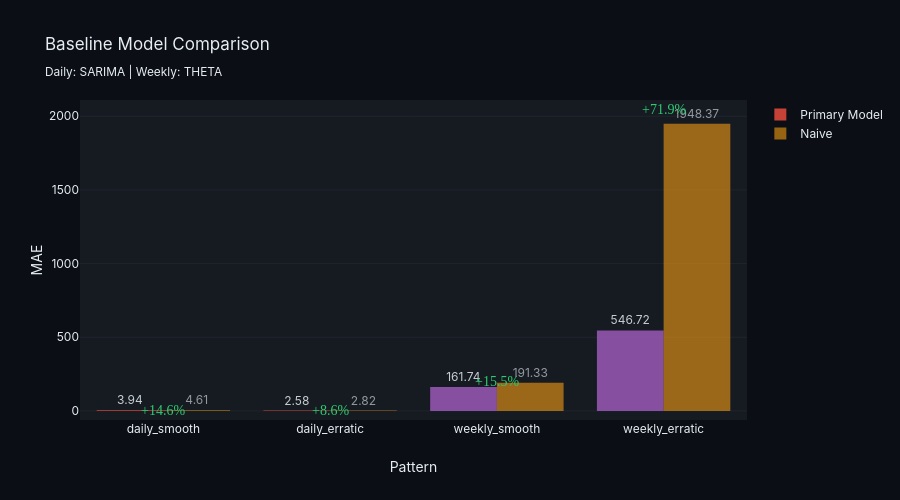

Source (notebook cell):
### Markdown cell above
## Summary

### Code cell
results = [
    result_daily_smooth,
    result_daily_erratic,
    result_weekly_smooth,
    result_weekly_erratic,
]

summary_df = pd.DataFrame(results)

print("=" * 70)
print("BASELINE SUMMARY")
print("=" * 70)
print(
    summary_df[
        [
            "pattern",
            "model_type",
            "test_weeks",
            "test_size",
            "mae_primary",
            "mae_naive",
            "improvement_pct",
        ]
    ].to_string(index=False)
)

bar_colors = ["#e74c3c" if "daily" in p else "#9b59b6" for p in summary_df["pattern"]]

fig_summary = go.Figure()
fig_summary.add_trace(
    go.Bar(
        x=summary_df["pattern"],
        y=summary_df["mae_primary"],
        name="Primary Model",
        marker_color=bar_colors,
        opacity=0.85,
        text=summary_df["mae_primary"].round(2),
        textposition="outside",
        customdata=summary_df["model_type"],
        hovertemplate="%{x}<br>%{customdata} MAE: %{y:.2f}<extra></extra>",
    )
)
fig_summary.add_trace(
    go.Bar(
        x=summary_df["pattern"],
        y=summary_df["mae_naive"],
        name="Naive",
        marker_color="#f39c12",
        opacity=0.6,
        text=summary_df["mae_naive"].round(2),
        textposition="outside",
    )
)

for i, row in summary_df.iterrows():
    fig_summary.add_annotation(
        x=i,
        y=max(row["mae_primary"], row["mae_naive"]) * 1.05,
        text=f"{row['improvement_pct']:+.1f}%",
        showarrow=False,
        font={
            "size": 14,
            "color": "#2ecc71" if row["improvement_pct"] > 0 else "#e74c3c",
            "family": "Arial Black",
        },
    )

fig_summary.update_layout(
    title="Baseline Model Comparison<br><sub>Daily: SARIMA | Weekly: THETA</sub>",
    xaxis_title="Pattern",
    yaxis_title="MAE",
    barmode="group",
    height=500,
)
fig_summary.show()
Path("TimeSeries_Guayes_03.09.2025_TEAMWORK/data/baseline_results").mkdir(parents=True, exist_ok=True)
summary_df.to_csv("TimeSeries_Guayes_03.09.2025_TEAMWORK/data/baseline_results/baseline_summary_final.csv", index=False)
print("Saved: TimeSeries_Guayes_03.09.2025_TEAMWORK/data/baseline_results/baseline_summary_final.csv")

### Figure 1 — Plotly figure (JSON) as saved in the notebook; plotly's stock layout.template omitted (floating-point values rounded to 4 significant figures)
{"data": [{"customdata": ["sarima", "sarima", "theta", "theta"], "hovertemplate": "%{x}<br>%{customdata} MAE: %{y:.2f}<extra></extra>", "marker": {"color": ["#e74c3c", "#e74c3c", "#9b59b6", "#9b59b6"]}, "name": "Primary Model", "opacity": 0.85, "text": [3.94, 2.58, 161.7, 546.7], "textposition": "outside", "type": "bar", "x": ["daily_smooth", "daily_erratic", "weekly_smooth", "weekly_erratic"], "y": [3.936, 2.578, 161.7, 546.7]}, {"marker": {"color": "#f39c12"}, "name": "Naive", "opacity": 0.6, "text": [4.61, 2.82, 191.3, 1948.0], "textposition": "outside", "type": "bar", "x": ["daily_smooth", "daily_erratic", "weekly_smooth", "weekly_erratic"], "y": [4.607, 2.821, 191.3, 1948.0]}], "layout": {"annotations": [{"font": {"color": "#2ecc71", "family": "Arial Black", "size": 14}, "showarrow": false, "text": "+14.6%", "x": 0, "y": 4.837}, {"font": {"color": "#2ecc71", "family": "Arial Black", "size": 14}, "showarrow": false, "text": "+8.6%", "x": 1, "y": 2.963}, {"font": {"color": "#2ecc71", "family": "Arial Black", "size": 14}, "showarrow": false, "text": "+15.5%", "x": 2, "y": 200.9}, {"font": {"color": "#2ecc71", "family": "Arial Black", "size": 14}, "showarrow": false, "text": "+71.9%", "x": 3, "y": 2046.0}], "barmode": "group", "height": 500, "title": {"text": "Baseline Model Comparison<br><sub>Daily: SARIMA | Weekly: THETA</sub>"}, "xaxis": {"title": {"text": "Pattern"}}, "yaxis": {"title": {"text": "MAE"}}}}
